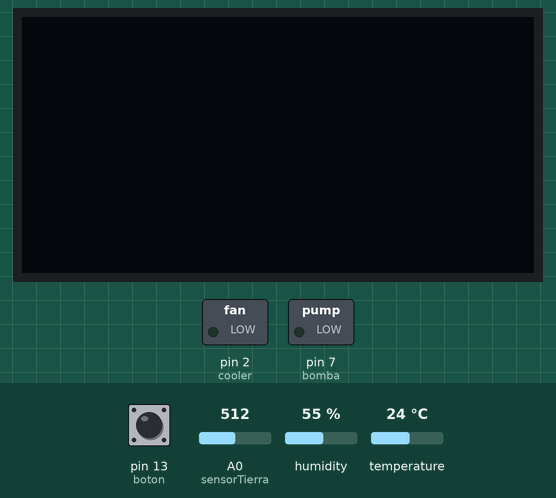
Recording of a sketch running on a simulated Arduino Uno, built with avr-gcc and run on an emulated ATmega328P. Shown: 128×64 one-colour display, switched loads named in the sketch (green lamp = pin HIGH). Inputs (shaded band) come from the test bench; at power-on: pin 13 (boton) LOW, temperature 24 °C, A0 (sensorTierra) = 512, humidity 55 %. What the sketch prints to the serial monitor is not drawn.

Above: at 1.2 s.
1.3 s: pin 13 (boton) pulled HIGH for 0.15 s
At 2.7 s:
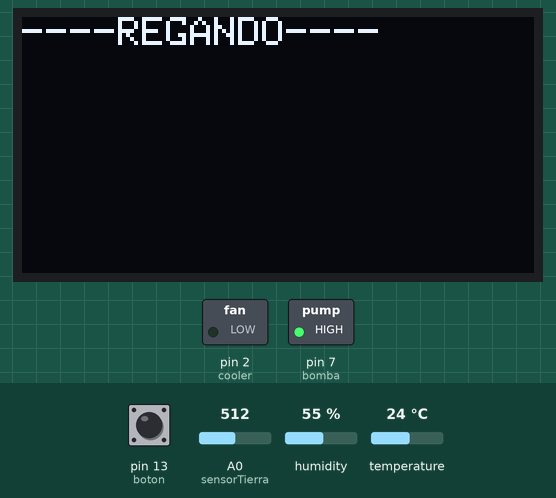
7.5 s: temperature set to 28 °C
At 9.5 s:
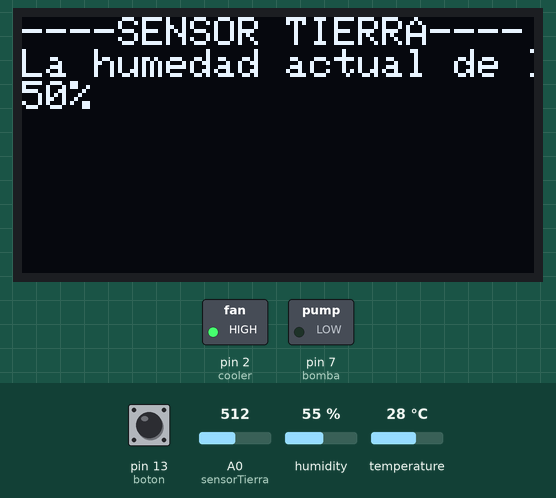
13.5 s: A0 (sensorTierra) set to 684
At 17.4 s:
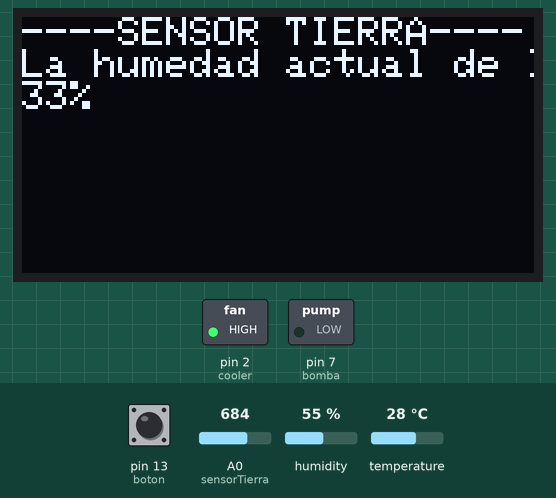
19.5 s: A0 (sensorTierra) set to 712
At 20.9 s:
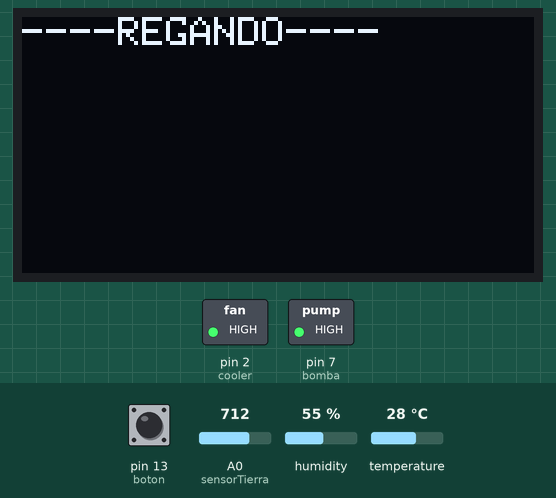
25.5 s: A0 (sensorTierra) set to 690
At 30.7 s:
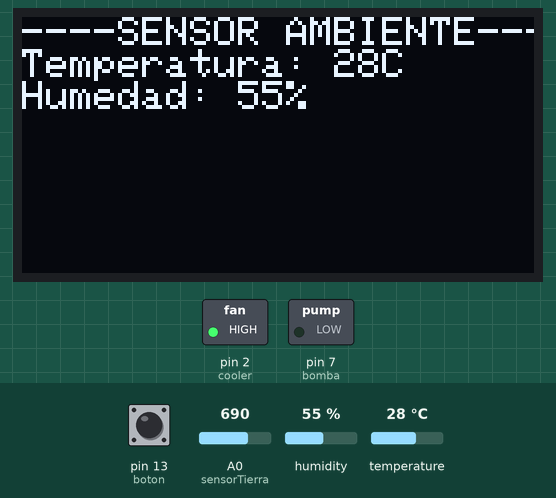
31.5 s: humidity set to 22 %
At 34.1 s:
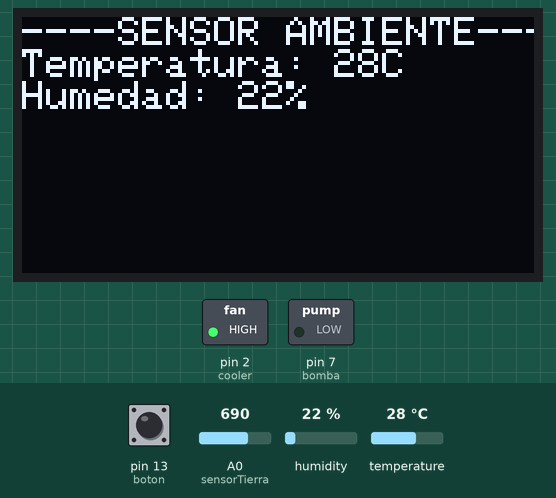
Timing chart, 0 to 35.6 s (numbered marks = the images above; inputs shaded):
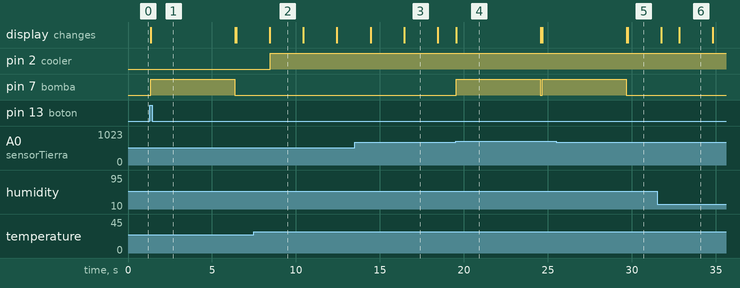

The sketch:

REGADOR_AUTOMATICO_BETA2.ino
```cpp
#include <DHT.h>                 //LIBRERIAS SENSOR AMBIENTAL
#include <DHT_U.h>               //LIBRERIAS SENSOR AMBIENTAL
#include "SSD1306Ascii.h"        //LIBRERIA PANTALLA OLED
#include "SSD1306AsciiAvrI2c.h"  //LIBRERIA PANTALLA OLED


// 0X3C+SA0 - 0x3C or 0x3D
#define I2C_ADDRESS 0x3C  //CODIGO DE SERIE DE PANTALLA OLED

// Defina RST_PIN adecuado si es necesario.
#define RST_PIN 10

SSD1306AsciiAvrI2c oled;
//SACADO EJEMPLO PANTALLA

//SENSOR AMBIENTE
int sensor = 3;
int temperatura;
int humedad;
DHT dht(sensor, DHT11);

int sensorTierra = A0;  //el sensor de la tierra esta conectado al pin analogico A0
int boton = 13;         //boton en el pin 13
int bomba = 7;          //bomba en el pin 7
int cooler = 2;         // cooler en el pin 2
int pantalla = 10;

unsigned long millisInicial = 0;
unsigned long millisBoton = 0;
unsigned long millisPantalla = 0;
int estadoBotonAnterior = LOW;
int estadoBoton = LOW;
int estadoPantalla = 0;

void setup() {
  Serial.begin(9600);
  dht.begin();
  //SENSOR AMBIENTE
  pinMode(3, INPUT);   //temperatura + humedad ambiente
  pinMode(7, OUTPUT);  //bomba
  pinMode(A0, INPUT);  //sensor en la tierra
  pinMode(13, INPUT);  //boton
  pinMode(2, OUTPUT);  //cooler
  oled.setFont(Adafruit5x7);

//EJEMPLO PANTALLA
#if RST_PIN >= 0
  oled.begin(&Adafruit128x64, I2C_ADDRESS, RST_PIN);
#else   // RST_PIN >= 0
  oled.begin(&Adafruit128x64, I2C_ADDRESS);
#endif  // RST_PIN >= 0
  // Llame a oled.setI2cClock(frequency) para cambiar la frecuencia predeterminada
  //EJEMPLO PANTALLA
}


void imprimirValores(int temperatura, int humedad, int suelo, int millisActuales) {

  if ((millisActuales - millisPantalla) >= 2000) {
    millisPantalla = millisActuales;
    switch (estadoPantalla) {
      case 0:
        oled.clear();
        oled.println("----SENSOR AMBIENTE----");
        oled.print("Temperatura: ");
        oled.print(temperatura);
        oled.print("C");
        oled.println();
        oled.print("Humedad: ");
        oled.print(humedad);
        oled.println("%");
        estadoPantalla++;
        break;
      case 1:
        oled.clear();
        oled.println("----SENSOR TIERRA----");
        oled.println("La humedad actual de la tierra es: ");
        int humedadTierra = suelo;
        humedadTierra = constrain(humedadTierra, 12, 1022);    //rango depende lo que mida el que tenemos en clase
        humedadTierra = map(humedadTierra, 1022, 12, 0, 100);  //porcentajes
        oled.print(humedadTierra);
        oled.println("%");
        estadoPantalla--;
        break;
    }
  }
}

//Prende la bomba por 5 segundos.
void regar() {
  oled.clear();
  oled.println("----REGANDO----");
  digitalWrite(bomba, HIGH);  //Se activa la bomba
  delay(5000);                //durante 5 segundos
  digitalWrite(bomba, LOW);
  oled.clear();
}


void loop() {
  unsigned long millisActuales = millis();
  estadoBoton = digitalRead(boton);
  int humedadTierra = analogRead(sensorTierra);
  Serial.println(humedadTierra);
  //SENSOR AMBIENTE
  temperatura = dht.readTemperature();
  humedad = dht.readHumidity();
  imprimirValores(temperatura, humedad, humedadTierra, millisActuales);


  if (humedadTierra >= 700) {
    regar();
  } else {
    digitalWrite(bomba, LOW);  //No se activa la bomba;
  }

  //programacion riego manual
  if ((estadoBoton == HIGH) && (estadoBotonAnterior == LOW)) {
    if ((millisActuales - millisBoton) >= 5) {
      Serial.println("Prendido");
      regar();
      Serial.println("Apagado");
      estadoBotonAnterior = estadoBoton;
    }
  } else {
    millisBoton = millis();
    estadoBotonAnterior = estadoBoton;
  }

  if (temperatura > 26) {  //falta calibrar
    digitalWrite(cooler, HIGH);
  } else {
    digitalWrite(cooler, LOW);
  }
}
```

Measured:
- the behaviour switches between 26 and 27 °C on temperature (found by bisection; images 1 and 2)
- the behaviour switches between 699 and 700 on A0 (sensorTierra) (found by bisection; images 3 and 4)
- after the input at 1.3 s, pin 7 (bomba): LOW → HIGH after 0.05 s, → LOW 5.0 s later; the display: changes after 0.05 s (image 1)
- after the input at 7.5 s, pin 2 (cooler): LOW → HIGH after 0.96 s
- after the input at 13.5 s, the display: first differs from a run without the input after 2.9 s (image 3)
- after the input at 19.5 s, pin 7 (bomba): LOW → HIGH at once, → LOW 5.0 s later, → HIGH 0.13 s later; the display: changes at once (image 4)
- after the input at 25.5 s, pin 7 (bomba): goes on until 29.7 s, then stays LOW; the display: first differs from a run without the input after 4.3 s (image 5)
- after the input at 31.5 s, the display: first differs from a run without the input after 1.3 s (image 6)
